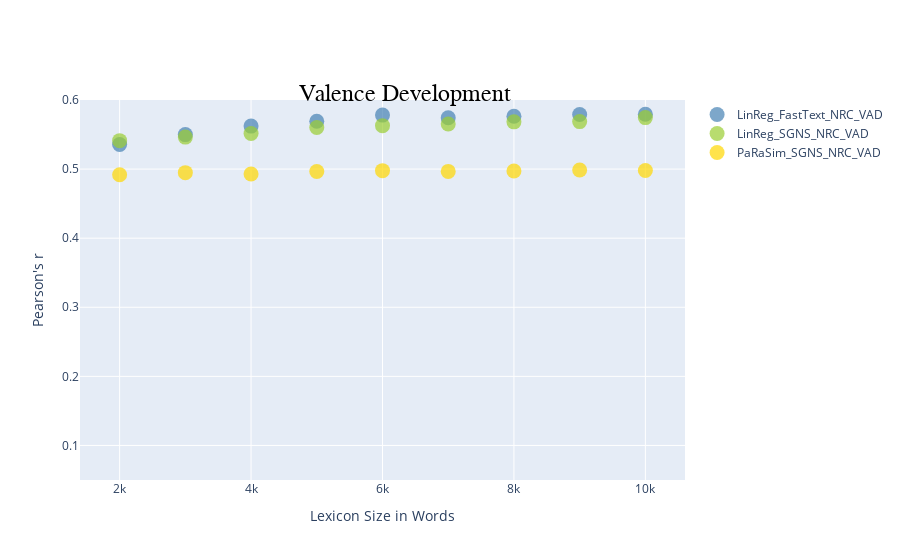

The cell this chart's notebook holds for it:
### Markdown cell above
# NRC-VAD Valenz Development

### Code cell
fig = go.Figure()
fig.add_trace(go.Scatter(x=[i* 1000 for i in range(2, 11)], y= df_LinReg_FastText_NRC_VAD['r_V'], name='LinReg_FastText_NRC_VAD',
                        mode = 'markers',  
                        marker = dict(color='steelblue', size=15, opacity=0.7,)))
fig.add_trace(go.Scatter(x=[i* 1000 for i in range(2, 11)], y= df_LinReg_SGNS_NRC_VAD['r_V'], name='LinReg_SGNS_NRC_VAD',
                         mode='markers', 
                         marker=dict(color='yellowgreen', size=15, opacity=0.7,)))
fig.add_trace(go.Scatter(x=[i* 1000 for i in range(2, 11)], y= df_PaRaSim_SGNS_NRC_VAD['r_V'], name='PaRaSim_SGNS_NRC_VAD',
                         mode='markers', 
                         marker=dict(color='gold', size=15, opacity=0.7,)))
fig.update_layout(
    title={
        'text': "Valence Development",
        'x': 0.45,  
        'xanchor': 'center', 
        'y': 0.85,  
        'font': {
            'size': 24,  
            'family': "Arial",  
            'color': "black"  
        }
    },
    xaxis_title="Lexicon Size in Words",
    yaxis_title="Pearson's r",
    yaxis=dict(
        range=[0.05, 0.6],  
        autorange=False  
    )
)
fig.show()

### Figure 1 — Plotly figure (JSON) as saved in the notebook; plotly's stock layout.template omitted (floating-point values rounded to 4 significant figures)
{"data": [{"marker": {"color": "steelblue", "opacity": 0.7, "size": 15}, "mode": "markers", "name": "LinReg_FastText_NRC_VAD", "x": [2000, 3000, 4000, 5000, 6000, 7000, 8000, 9000, 10000], "y": [0.5355, 0.5499, 0.5622, 0.5692, 0.5781, 0.5743, 0.5764, 0.5791, 0.5793], "type": "scatter"}, {"marker": {"color": "yellowgreen", "opacity": 0.7, "size": 15}, "mode": "markers", "name": "LinReg_SGNS_NRC_VAD", "x": [2000, 3000, 4000, 5000, 6000, 7000, 8000, 9000, 10000], "y": [0.5412, 0.5463, 0.5515, 0.5603, 0.5629, 0.5653, 0.5684, 0.5687, 0.5745], "type": "scatter"}, {"marker": {"color": "gold", "opacity": 0.7, "size": 15}, "mode": "markers", "name": "PaRaSim_SGNS_NRC_VAD", "x": [2000, 3000, 4000, 5000, 6000, 7000, 8000, 9000, 10000], "y": [0.4918, 0.4949, 0.493, 0.4964, 0.4977, 0.4967, 0.4973, 0.4988, 0.4979], "type": "scatter"}], "layout": {"title": {"font": {"size": 24, "family": "Arial", "color": "black"}, "text": "Valence Development", "x": 0.45, "xanchor": "center", "y": 0.85}, "yaxis": {"title": {"text": "Pearson's r"}, "range": [0.05, 0.6], "autorange": false}, "xaxis": {"title": {"text": "Lexicon Size in Words"}}}}
